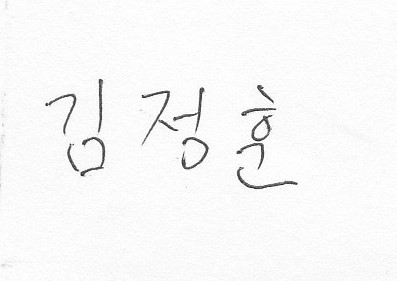
#> input picture code/Group C DB/Level 1/L121-397x281.bmp, 397 x 281 px; its folder holds only this picture in this run
$ jupyter execute --allow-errors OfflineSignature.ipynb
#> lines starting #> are read from the running program, lines starting #| are printed output that depends on the picture; after the words box and inside, x2 and y2 are one past the last pixel; in counts of white or black regions, pixels touching at a corner belong together
[cell 1]
import os
import numpy as np
import cv2
from matplotlib import pyplot as plt
import pandas as pd
import math

[cell 2]
# [4 lines of commented-out code are left out]
name1 = 'kim'
name2 = 'lee'
#print("파일디렉토리를 입력해주세요")
directory = './Group C DB/Level 1/'
file_list = os.listdir(directory)
file_count = len(file_list)
col = 5
row = file_count/col + 1
print("[{}] Total {} Files ({} cols x {} rows)".format(directory, file_count, col, row))

img = []
image = []
cimage = []
timage = []

# Show Original Images

[cell 3]
### WARNING !!! LEVEL 2 폴더 L246 번 파일명 잘못 지정되어있어서 불러와지지 않음 - 고친 후 가능
fig = plt.figure(figsize=(20,20))
i = 1

#> (the rest of this cell did not finish here and is left out)

# Image Pre-processing (preview)
... to see how this process works

#### 1. Applying Gaussian Blurring and Otsu Thresholding for Binarization

[cell 4]
fig = plt.figure(figsize=(20,20))
i = 1
#> (the rest of this cell did not finish here and is left out)

#### 2. Cropping image to get bounding box

[cell 5]
def crop_image(img,tol=0):
    # img is image data
    # tol  is tolerance
    mask = img>tol
    return img[np.ix_(mask.any(1),mask.any(0))]

fig = plt.figure(figsize=(20,20))
i = 1
#> (the rest of this cell did not finish here and is left out)

#### 3. Thinning the image

[cell 6]
def thinning(img):
    #img = cimg
    size = np.size(img)
    skel = np.zeros(img.shape,np.uint8)

    ret,img = cv2.threshold(img,127,255,0)
    element = cv2.getStructuringElement(cv2.MORPH_CROSS,(3,3))
    done = False

    while( not done):
        eroded = cv2.erode(img,element)
        temp = cv2.dilate(eroded,element)
        temp = cv2.subtract(img,temp)
        skel = cv2.bitwise_or(skel,temp)
        img = eroded.copy()

        zeros = size - cv2.countNonZero(img)
        if zeros==size:
            done = True
    return skel

fig = plt.figure(figsize=(20,20))
i = 1
#> (the rest of this cell did not finish here and is left out)

#### Dividing image into 4 parts (top_left, top_right, bottom_left, bottom_right)

[cell 7]
# For Forgery distinguishment
# finding number of white pixels and connected components in signagure
"""
area = cv2.countNonZero(timage[0])
print("Number of white pixels(area):", area)
img1 = np.invert(timage[0])
cc = cv2.connectedComponents(img1)[0]
print("Connected Components:", cc)
"""

timg = timage[0]
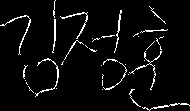
#> timg: shape (111, 190); 4.6% white in thin lines or dots
rows,cols=timg.shape
#> rows = 111; cols = 190
img_tl=timg[0:int(rows/2),0:int(cols/2)]
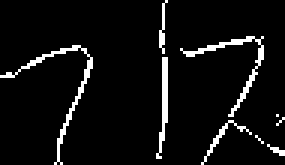
#> img_tl: shape (55, 95) (shown 3 times larger); 6.1% white in thin lines or dots
img_tr=timg[int(rows/2)+1:rows,0:int(cols/2)]
#> img_tr: shape (55, 95); 2.7% white in thin lines or dots, all inside (x1, y1, x2, y2) = (23, 0, 67, 41)
img_bl=timg[0:int(rows/2),int(cols/2)+1:cols]
#> img_bl: shape (55, 94); 4% white in thin lines or dots, all inside (x1, y1, x2, y2) = (0, 6, 72, 55)
img_br=timg[int(rows/2)+1:rows,int(cols/2)+1:cols]
#> img_br: shape (55, 94); 5.6% white in thin lines or dots

fig = plt.figure(figsize=(8,5))
ax = fig.add_subplot(2, 2, 1)
ax.imshow(img_tl,'gray')
ax.axis("off")
ax = fig.add_subplot(2, 2, 3)
ax.imshow(img_tr,'gray')
ax.axis("off")
ax = fig.add_subplot(2, 2, 2)
ax.imshow(img_bl,'gray')
ax.axis("off")
ax = fig.add_subplot(2, 2, 4)
ax.imshow(img_br,'gray')
ax.axis("off")
plt.show()

#### Finding Centre of gravity of each sub-image

[cell 8]
# Find Centre of gravity of each sub-image
def COG(img):
    x_cor=0
    xrun_sum=0
    y_cor=0
    yrun_sum=0
    #print(img.shape)
    for i in range(img.shape[0]):
        x_cor+=sum(img[i])*i/255
        xrun_sum+=sum(img[i])/255

    for i in range(img.shape[1]):
        y_cor+=sum(img[:,i])*i/255
        yrun_sum+=sum(img[:,i])/255
        #print(img.shape[1])
        if yrun_sum==0:
            x_pos=0
        else:
            x_pos=y_cor/(yrun_sum)
        if xrun_sum==0:
            y_pos=0
        else:
            y_pos=x_cor/(xrun_sum)

    return (x_pos/img.shape[1],y_pos/img.shape[0])

def coords(timg):
    rows,cols=timg.shape
    img_tl = timg[0:int(rows/2),0:int(cols/2)]
    img_tr = timg[int(rows/2)+1:rows,0:int(cols/2)]
    img_bl = timg[0:int(rows/2),int(cols/2)+1:cols]
    img_br = timg[int(rows/2)+1:rows,int(cols/2)+1:cols]

    tl_x,tl_y=COG(img_tl)
    tr_x,tr_y=COG(img_tr)
    bl_x,bl_y=COG(img_bl)
    br_x,br_y=COG(img_br)

    return tl_x,tl_y,tr_x,tr_y,bl_x,bl_y,br_x,br_y

... then let's do image pre- processing for all of the signatures and
# Generating Feature Dataset of Images

[cell 9]
data=[]

i = 1
for file in file_list:
    if file.find('.bmp') or file.find('.jpg') != -1:

        # binarization
        img = cv2.imread(directory+file,0)
#> img is the input picture: shape (281, 397); min 15, max 255, mean 248.1
        blur = cv2.GaussianBlur(img,(5,5),0)
        ret3,th3 = cv2.threshold(blur,0,255,cv2.THRESH_BINARY+cv2.THRESH_OTSU)
        image=np.invert(th3)
#> image: shape (281, 397); 2.5% white; 11 white regions, largest, box (x1, y1, x2, y2) and area: (236, 115, 272, 169) 452, (141, 90, 178, 144) 365, (236, 167, 298, 190) 305

        #crop
        cimg=crop_image(image,tol=0)
        # area=cv2.countNonZero(cimg)/(cimg.shape[0]*cimg.shape[1])

        #Thinning the image
        timg=thinning(cimg)
#> the loop in thinning (call 2), `while( not done):` made 4 passes
#> zeros on passes 1 to 4: 19667, 20845, 21081, 21090
#> pass 1, in thinning (call 2), `eroded = cv2.erode(img,element)`:
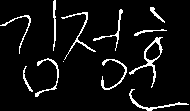
#> eroded: shape (111, 190); 6.7% white in thin lines or dots
#> pass 1, in thinning (call 2), `temp = cv2.dilate(eroded,element)`:
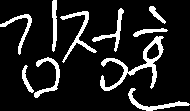
#> temp: shape (111, 190); 13% white; 10 white regions, largest, box (x1, y1, x2, y2) and area: (100, 36, 164, 91) 737, (60, 11, 97, 63) 359, (128, 88, 190, 111) 304
#> pass 1, in thinning (call 2), `temp = cv2.subtract(img,temp)`:
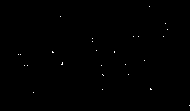
#> temp: shape (111, 190); 0.17% white in thin lines or dots, all inside (x1, y1, x2, y2) = (18, 6, 190, 106)
#> pass 2, in thinning (call 2), `eroded = cv2.erode(img,element)`:
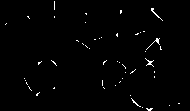
#> eroded: shape (111, 190); 1.2% white in thin lines or dots
#> after the loop in thinning (call 2), `while( not done):`: eroded: shape (111, 190); every value is 0

        """
        #Find proportion of white cells
        img1=np.invert(cimg)
        #Generate connected components
        cc=cv2.connectedComponents(img1)[0]
        area=cv2.countNonZero(timg)/(timg.shape[0]*timg.shape[1])
        """

        # Divide into 4 parts and get coordiate of each COG (Extracting features)
        tl_x,tl_y,tr_x,tr_y,bl_x,bl_y,br_x,br_y=coords(timg)
#> the loop in COG, `for i in range(img.shape[0]):` made 55 passes
#> (x_cor, xrun_sum) on passes 1 to 12: (0, 1), (1, 2), (3, 3), (6, 4), (10, 5), (15, 6), (21, 7), (28, 8), (36, 9), (45, 10), (55, 11), (77, 13)
#> after the loop in COG, `for i in range(img.shape[0]):`: x_cor = 9072; xrun_sum = 317
#> the loop in COG, `for i in range(img.shape[1]):` made 95 passes
#> (y_cor, yrun_sum, x_pos) on passes 1 to 12: (0, 1, 0), (1, 2, 0.5), (5, 4, 1.25), (11, 6, 1.83), (15, 7, 2.14), (20, 8, 2.5), (26, 9, 2.89), (33, 10, 3.3), (41, 11, 3.73), (59, 13, 4.54), (79, 15, 5.27), (101, 17, 5.94)
#> after the loop in COG, `for i in range(img.shape[1]):`: y_cor = 17027; yrun_sum = 317
#> in coords, `tl_x,tl_y=COG(img_tl)`: tl_x = 0.565; tl_y = 0.52
#> the loop in COG (call 2), `for i in range(img.shape[0]):` made 55 passes
#> (x_cor, xrun_sum) on passes 1 to 12: (0, 1), (1, 2), (7, 5), (31, 13), (55, 19), (75, 23), (111, 29), (146, 34), (178, 38), (214, 42), (244, 45), (277, 48)

        ### put area and cc if you want
        x=pd.Series([file,tl_x,tl_y,tr_x,tr_y,bl_x,bl_y,br_x,br_y],index=
                    ["File","tl_x","tl_y","tr_x","tr_y","bl_x","bl_y","br_x","br_y"])
        data.append(x)
        i+=1

df=pd.DataFrame(data)

# For Forgery distinguishment
# if we want to label images at pre-processing
"""
df['name'] = np.nan
for i in range (len(file_list)):
    if i < 11: df.loc[i,['name']] = name1
    else: df.loc[i,['name']] = name2
    i+=1
"""

[cell 10]
df.head()
#> Out = table of 1 rows and 9 columns
#df # print all

[cell 11]
df.describe()
#> Out = table of 8 rows and 8 columns

# Verifying which signature belongs to whom

#### Comparing each 8 coordinates with name1 avg. or name2 avg.

[cell 12]
xtl = df["tl_x"]
ytl = df["tl_y"]
xtr = df["tr_x"]
ytr = df["tr_y"]
xbl = df["bl_x"]
ybl = df["bl_y"]
xbr = df["br_x"]
ybr = df["br_y"]

# find out whether corresponding coordinate belongs to name1 or name2
# name1: return 1, name2: return -1
def whether (coor):
    result = []
    for i in coor:
        if abs(i-coor[0:file_count//2].mean()) < abs(i-coor[file_count//2:].mean()): result.append(1)
        else: result.append(-1)
    return result

# plot graph of coordinates of each images and return the list of results
def plot_coor(coor):
    plt.plot(coor, 'ks--')
    plt.axhline(y=coor.mean(), color='y', linestyle='--', linewidth=1) #horizontal line; overall avg.
    plt.plot([-0.5,file_count/2],[coor[0:file_count//2].mean(), coor[0:file_count//2].mean()]) #name1 avg.
    plt.plot([file_count/2, file_count],[coor[file_count//2:].mean(), coor[file_count//2:].mean()]) #name2 avg.
    plt.axvline(x=file_count/2, color='k', linestyle='--', linewidth=1) #vertical; divide name1&name2 (imperfect)
    #plt.grid(True)
    #plt.show()
    coor_result = whether(coor)
    print(coor_result)
    return coor_result

fig = plt.figure(figsize=(30,10))
ax = fig.add_subplot(2, 4, 1)
xtl_result = plot_coor(xtl)
ax = fig.add_subplot(2, 4, 2)
xtr_result = plot_coor(xtr)
ax = fig.add_subplot(2, 4, 3)
xbl_result = plot_coor(xbl)
ax = fig.add_subplot(2, 4, 4)
xbr_result = plot_coor(xbr)
ax = fig.add_subplot(2, 4, 5)
ytl_result = plot_coor(ytl)
ax = fig.add_subplot(2, 4, 6)
ytr_result = plot_coor(ytr)
ax = fig.add_subplot(2, 4, 7)
ybl_result = plot_coor(ybl)
ax = fig.add_subplot(2, 4, 8)
ybr_result = plot_coor(ybr)

plt.show()
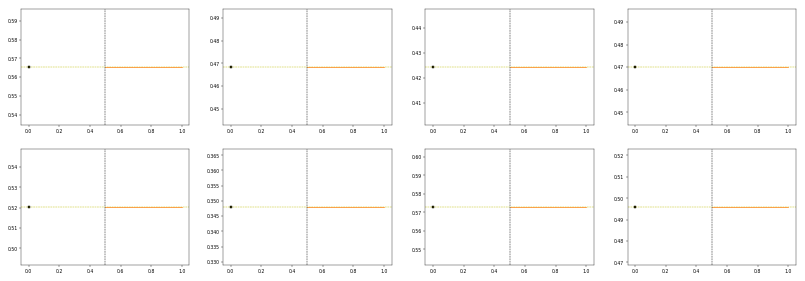
#> figure drawn by matplotlib, 8 panels

#### Generalize all of the results and decide who's signature is

[cell 13]
final_result = [] # total result(avg. of results) of each images
i = 0
for file in file_list:
    coor_sum = xtl_result[i] + xtr_result[i] + xbl_result[i] + xbr_result[i] \
             + ytl_result[i] + ytr_result[i] + ybl_result[i] + ybr_result[i]

    # if total result(avg. of results) is >0, it's name1
    # else: name2
    if coor_sum/8 > 0: final_result.append(name1)
    else: final_result.append(name2)

    print("{:<20} >>  {} : {}".format(file, final_result[i], coor_sum/8))
    i+=1
#> this loop made 1 pass
#| L121-397x281.bmp     >>  lee : -1.0

$ run again, on code/Group C DB/Level 1/L125-980X765.bmp
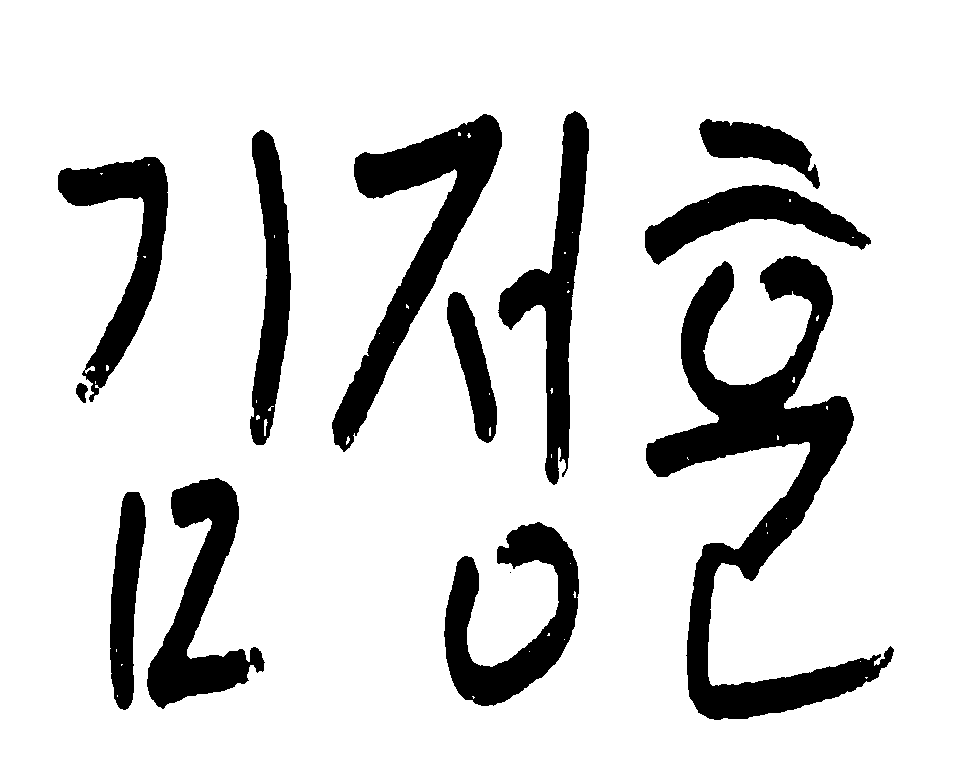
#> input picture code/Group C DB/Level 1/L125-980X765.bmp, 980 x 765 px
#> timg: shape (609, 739); 1.2% white in thin lines or dots
#> img_tl: shape (304, 369); 1.2% white in thin lines or dots
#> img_tr: shape (304, 369); 0.86% white in thin lines or dots, all inside (x1, y1, x2, y2) = (62, 0, 369, 292)
#> img_bl: shape (304, 369); 1.4% white in thin lines or dots
#> img_br: shape (304, 369); 1.3% white in thin lines or dots
#> image: shape (765, 980); 15.3% white; 12 white regions, largest, box (x1, y1, x2, y2) and area: (646, 256, 894, 720) 31668, (332, 114, 502, 452) 15024, (444, 522, 579, 706) 10732
#> the loop in thinning (call 2), `while( not done):` made 34 passes
#> zeros on passes 1 to 8: 343982, 352430, 360744, 368873, 376796, 384545, 392076, 399419
#> pass 2, in thinning (call 2), `eroded = cv2.erode(img,element)`:
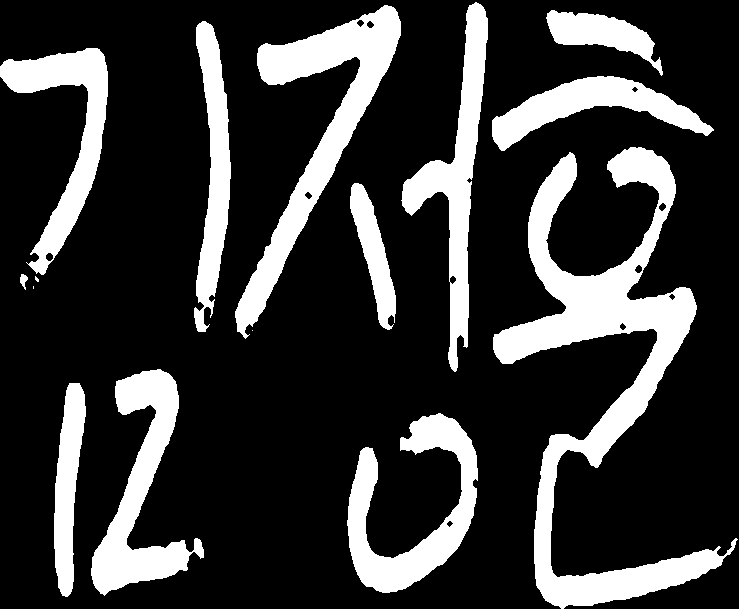
#> eroded: shape (609, 739); 21.7% white; 15 white regions (3 under 20 px), largest, box (x1, y1, x2, y2) and area: (493, 147, 738, 609) 27406, (235, 5, 401, 339) 13126, (347, 413, 478, 593) 9171
#> the loop in COG, `for i in range(img.shape[0]):` made 304 passes
#> (x_cor, xrun_sum) on passes 1 to 3: (0, 0), (0, 0), (0, 0)
#> after the loop in COG, `for i in range(img.shape[0]):`: x_cor = 218783; xrun_sum = 1369
#> the loop in COG, `for i in range(img.shape[1]):` made 369 passes
#> (y_cor, yrun_sum, x_pos) on passes 4 to 11: (3, 1, 3), (7, 2, 3.5), (7, 2, 3.5), (13, 3, 4.33), (13, 3, 4.33), (21, 4, 5.25), (30, 5, 6), (50, 7, 7.14)
#> after the loop in COG, `for i in range(img.shape[1]):`: y_cor = 275604; yrun_sum = 1369
#> tl_x = 0.546; tl_y = 0.526
#> the loop in COG (call 2), `for i in range(img.shape[0]):` made 304 passes
#> (x_cor, xrun_sum) on passes 1 to 3: (0, 4), (6, 10), (12, 13)
#> `df.head()`: Out = table of 1 rows and 9 columns
#> `df.describe()`: Out = table of 8 rows and 8 columns
#> the loop `for file in file_list:` made 1 pass
#| L125-980X765.bmp     >>  lee : -1.0

$ run again, on code/Group C DB/Level 1/L126-1625X700.bmp
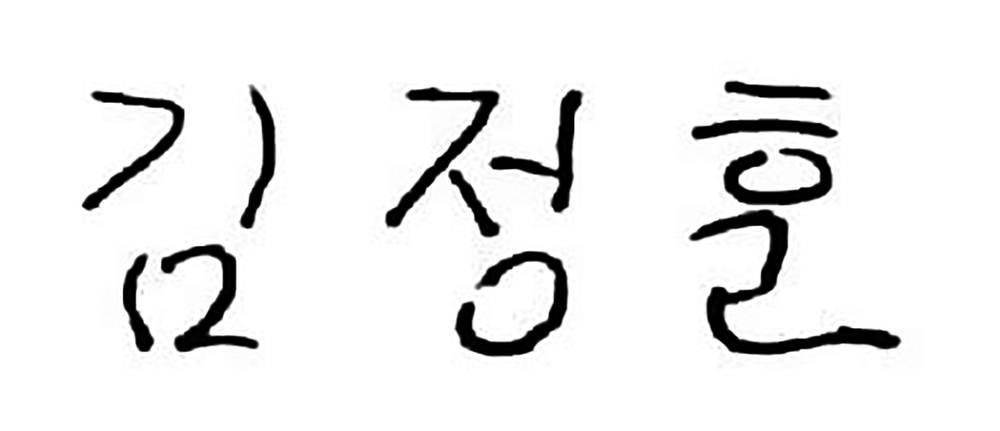
#> input picture code/Group C DB/Level 1/L126-1625X700.bmp, 1000 x 431 px, shrunk from 1625 x 700 before the run
#> timg: shape (275, 601); 1.8% white in thin lines or dots
#> img_tl: shape (137, 300); 1.9% white in thin lines or dots
#> img_tr: shape (137, 300); 1.3% white in thin lines or dots, all inside (x1, y1, x2, y2) = (47, 0, 300, 133)
#> img_bl: shape (137, 300); 2.2% white in thin lines or dots, all inside (x1, y1, x2, y2) = (0, 1, 236, 137)
#> img_br: shape (137, 300); 1.9% white in thin lines or dots
#> img is the input picture: shape (431, 1000); min 0, max 255, mean 236.5
#> image: shape (431, 1000); 7.2% white; 12 white regions, largest, box (x1, y1, x2, y2) and area: (690, 209, 901, 355) 6174, (455, 251, 568, 356) 3870, (161, 244, 258, 352) 3080
#> the loop in thinning (call 2), `while( not done):` made 14 passes
#> zeros on passes 1 to 8: 138692, 143288, 147811, 152233, 156417, 160097, 162679, 164163
#> pass 2, in thinning (call 2), `eroded = cv2.erode(img,element)`:
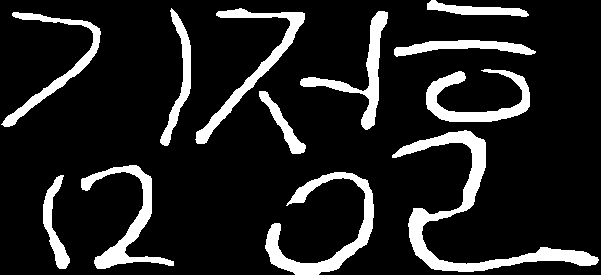
#> eroded: shape (275, 601); 13.3% white; 12 white regions, largest, box (x1, y1, x2, y2) and area: (392, 130, 599, 272) 4518, (265, 172, 374, 275) 2836, (81, 165, 174, 269) 2169
#> the loop in COG, `for i in range(img.shape[0]):` made 137 passes
#> (x_cor, xrun_sum) on passes 1 to 8: (0, 0), (0, 0), (0, 0), (0, 0), (0, 0), (5, 1), (11, 2), (18, 3)
#> after the loop in COG, `for i in range(img.shape[0]):`: x_cor = 50190; xrun_sum = 777
#> the loop in COG, `for i in range(img.shape[1]):` made 300 passes
#> (y_cor, yrun_sum, x_pos) on passes 2 to 9: (1, 1, 1), (1, 1, 1), (1, 1, 1), (5, 2, 2.5), (10, 3, 3.33), (16, 4, 4), (23, 5, 4.6), (39, 7, 5.57)
#> after the loop in COG, `for i in range(img.shape[1]):`: y_cor = 133100; yrun_sum = 777
#> tl_x = 0.571; tl_y = 0.471
#> the loop in COG (call 2), `for i in range(img.shape[0]):` made 137 passes
#> (x_cor, xrun_sum) on passes 1 to 8: (0, 4), (4, 8), (12, 12), (27, 17), (51, 23), (56, 24), (80, 28), (87, 29)
#> `df.head()`: Out = table of 1 rows and 9 columns
#> `df.describe()`: Out = table of 8 rows and 8 columns
#> the loop `for file in file_list:` made 1 pass
#| L126-1625X700.bmp    >>  lee : -1.0
